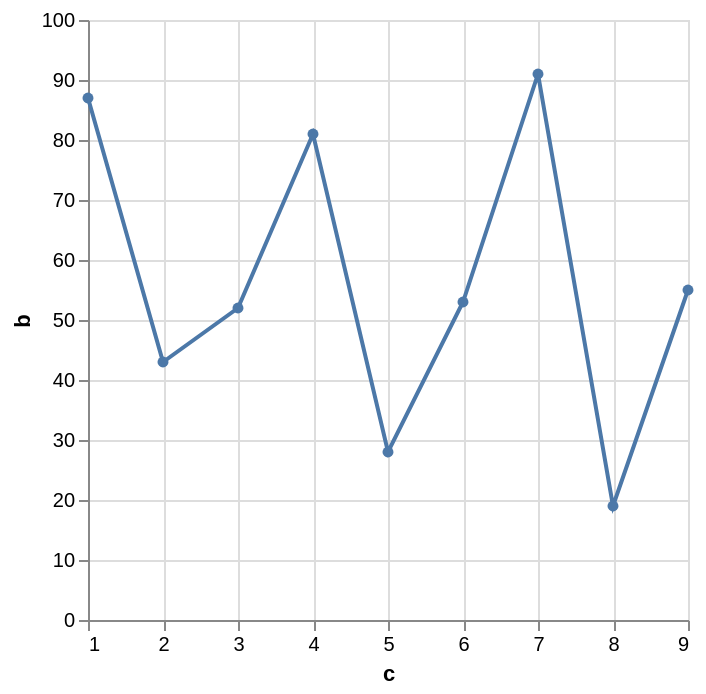

Source (Vega-Lite JSON):
### Vega-Lite specification from a JSON file in a GitHub repository (floating-point values rounded to 4 significant figures)
{"data": {"values": [{"a": "A", "b": 28, "c": 5, "g": "x"}, {"a": "B", "b": 55, "c": 9, "g": "y"}, {"a": "C", "b": 43, "c": 2, "g": "x"}, {"a": "D", "b": 91, "c": 7, "g": "y"}, {"a": "E", "b": 81, "c": 4, "g": "x"}, {"a": "F", "b": 53, "c": 6, "g": "y"}, {"a": "G", "b": 19, "c": 8, "g": "x"}, {"a": "H", "b": 87, "c": 1, "g": "y"}, {"a": "I", "b": 52, "c": 3, "g": "x"}]}, "mark": {"type": "line", "point": true}, "encoding": {"x": {"field": "c", "type": "quantitative"}, "y": {"field": "b", "type": "quantitative"}}}
